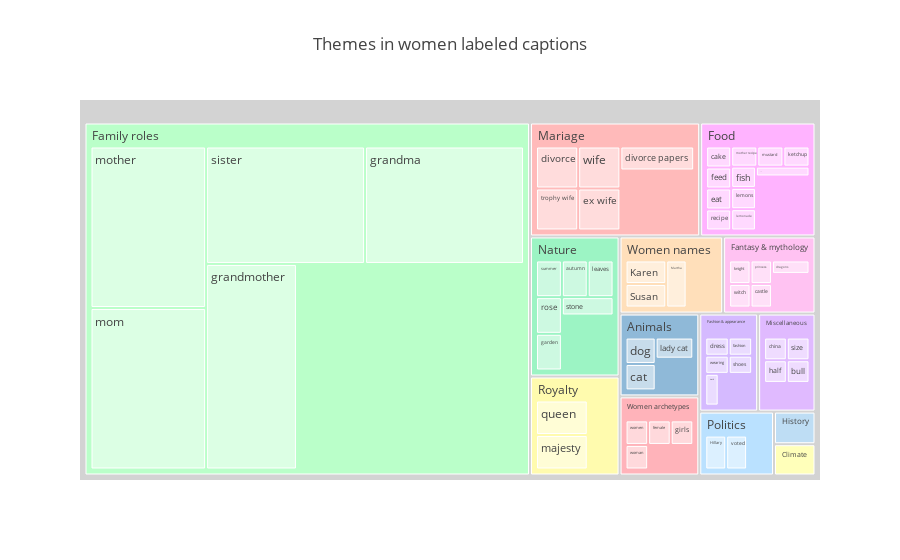

Notebook cell for this chart:
### Code cell
ga = GenderAnalysis()
df_topics_female = pd.read_csv("src/data/topic_female.csv")
plot_topic_female = ga.plot_topic(df_topics_female, gender='female', theme_keywords=ga.theme_words_female, theme_colors=ga.theme_colors_female)

### Figure 1 — Plotly figure (JSON) as saved in the notebook; plotly's stock layout.template omitted (floating-point values rounded to 4 significant figures)
{"data": [{"customdata": ["<b>Family roles</b><br>Count: 20224.0<br>Perc: 60.95%", "<b>Family roles", "<b>Family roles", "<b>Family roles", "<b>Family roles", "<b>Family roles", "<b>Mariage</b><br>Count: 2493.0<br>Perc: 7.51%", "<b>Mariage", "<b>Mariage", "<b>Mariage", "<b>Mariage", "<b>Mariage", "<b>Food</b><br>Count: 1690.0<br>Perc: 5.09%", "<b>Food", "<b>Food", "<b>Food", "<b>Food", "<b>Food", "<b>Food", "<b>Food", "<b>Food", "<b>Food", "<b>Food", "<b>Food", "<b>Nature</b><br>Count: 1613.0<br>Perc: 4.86%", "<b>Nature", "<b>Nature", "<b>Nature", "<b>Nature", "<b>Nature", "<b>Nature", "<b>Royalty</b><br>Count: 1140.0<br>Perc: 3.44%", "<b>Royalty", "<b>Royalty", "<b>Women names</b><br>Count: 1027.0<br>Perc: 3.09%", "<b>Women names", "<b>Women names", "<b>Women names", "<b>Fantasy & mythology</b><br>Count: 916.0<br>Perc: 2.76%", "<b>Fantasy & mythology", "<b>Fantasy & mythology", "<b>Fantasy & mythology", "<b>Fantasy & mythology", "<b>Fantasy & mythology", "<b>Animals</b><br>Count: 849.0<br>Perc: 2.56%", "<b>Animals", "<b>Animals", "<b>Animals", "<b>Women archetypes</b><br>Count: 811.0<br>Perc: 2.44%", "<b>Women archetypes", "<b>Women archetypes", "<b>Women archetypes", "<b>Women archetypes", "<b>Fashion & appearance</b><br>Count: 742.0<br>Perc: 2.24%", "<b>Fashion & appearance", "<b>Fashion & appearance", "<b>Fashion & appearance", "<b>Fashion & appearance", "<b>Fashion & appearance", "<b>Miscellaneous</b><br>Count: 723.0<br>Perc: 2.18%", "<b>Miscellaneous", "<b>Miscellaneous", "<b>Miscellaneous", "<b>Miscellaneous", "<b>Politics</b><br>Count: 614.0<br>Perc: 1.85%", "<b>Politics", "<b>Politics", "<b>History</b><br>Count: 174.0<br>Perc: 0.52%", "<b>History", "<b>Climate</b><br>Count: 167.0<br>Perc: 0.50%", "<b>Climate", "<b>Climate", "<b>Climate"], "domain": {"x": [0, 1], "y": [0, 1]}, "hovertemplate": "%{customdata}<extra></extra>", "labels": ["Family roles", "mother", "mom", "sister", "grandma", "grandmother", "Mariage", "divorce", "trophy wife", "wife", "ex wife", "divorce papers", "Food", "cake", "feed", "eat", "recipe", "mother recipe", "mustard", "ketchup", "fish", "lemons", "lemonade", "latte", "Nature", "summer", "autumn", "leaves", "rose", "garden", "stone", "Royalty", "queen", "majesty", "Women names", "Karen", "Susan", "Martha", "Fantasy & mythology", "knight", "witch", "princess", "castle", "dragons", "Animals", "dog", "cat", "lady cat", "Women archetypes", "women", "woman", "female", "girls", "Fashion & appearance", "dress", "fashion", "wearing", "shoes", "neck", "Miscellaneous", "china", "size", "half", "bull", "Politics", "Hillary", "voted", "History", "stone age", "Climate", "earth", "climate change", "climate"], "marker": {"colors": ["#BAFFC9", "#DCFFE4", "#DCFFE4", "#DCFFE4", "#DCFFE4", "#DCFFE4", "#FFBABA", "#FFDCDC", "#FFDCDC", "#FFDCDC", "#FFDCDC", "#FFDCDC", "#FFB3FF", "#FFD9FF", "#FFD9FF", "#FFD9FF", "#FFD9FF", "#FFD9FF", "#FFD9FF", "#FFD9FF", "#FFD9FF", "#FFD9FF", "#FFD9FF", "#FFD9FF", "#9CF4C4", "#CDF9E1", "#CDF9E1", "#CDF9E1", "#CDF9E1", "#CDF9E1", "#CDF9E1", "#FFFBAE", "#FFFDD6", "#FFFDD6", "#FFDFBA", "#FFEFDC", "#FFEFDC", "#FFEFDC", "#FFC2F2", "#FFE0F8", "#FFE0F8", "#FFE0F8", "#FFE0F8", "#FFE0F8", "#8FB9D8", "#C7DCEB", "#C7DCEB", "#C7DCEB", "#FFB3BA", "#FFD9DC", "#FFD9DC", "#FFD9DC", "#FFD9DC", "#D5BAFF", "#EADCFF", "#EADCFF", "#EADCFF", "#EADCFF", "#EADCFF", "#E0BAFF", "#EFDCFF", "#EFDCFF", "#EFDCFF", "#EFDCFF", "#BAE1FF", "#DCF0FF", "#DCF0FF", "#BEDDF4", "#DEEEF9", "#FFFFBA", "#FFFFDC", "#FFFFDC", "#FFFFDC"]}, "name": "", "parents": ["", "Family roles", "Family roles", "Family roles", "Family roles", "Family roles", "", "Mariage", "Mariage", "Mariage", "Mariage", "Mariage", "", "Food", "Food", "Food", "Food", "Food", "Food", "Food", "Food", "Food", "Food", "Food", "", "Nature", "Nature", "Nature", "Nature", "Nature", "Nature", "", "Royalty", "Royalty", "", "Women names", "Women names", "Women names", "", "Fantasy & mythology", "Fantasy & mythology", "Fantasy & mythology", "Fantasy & mythology", "Fantasy & mythology", "", "Animals", "Animals", "Animals", "", "Women archetypes", "Women archetypes", "Women archetypes", "Women archetypes", "", "Fashion & appearance", "Fashion & appearance", "Fashion & appearance", "Fashion & appearance", "Fashion & appearance", "", "Miscellaneous", "Miscellaneous", "Miscellaneous", "Miscellaneous", "", "Politics", "Politics", "", "History", "", "Climate", "Climate", "Climate"], "root": {"color": "lightgrey"}, "type": "treemap", "values": [20220.0, 8090.0, 8090.0, 8090.0, 8090.0, 8090.0, 2493.0, 997.2, 997.2, 997.2, 997.2, 997.2, 1690.0, 307.3, 307.3, 307.3, 307.3, 307.3, 307.3, 307.3, 307.3, 307.3, 307.3, 307.3, 1613.0, 537.7, 537.7, 537.7, 537.7, 537.7, 537.7, 1140.0, 1140.0, 1140.0, 1027.0, 684.7, 684.7, 684.7, 916.0, 366.4, 366.4, 366.4, 366.4, 366.4, 849.0, 566.0, 566.0, 566.0, 811.0, 405.5, 405.5, 405.5, 405.5, 742.0, 296.8, 296.8, 296.8, 296.8, 296.8, 723.0, 361.5, 361.5, 361.5, 361.5, 614.0, 614.0, 614.0, 174.0, 348.0, 167.0, 111.3, 111.3, 111.3]}], "layout": {"legend": {"tracegroupgap": 0}, "title": {"text": "Themes in women labeled captions"}}}
